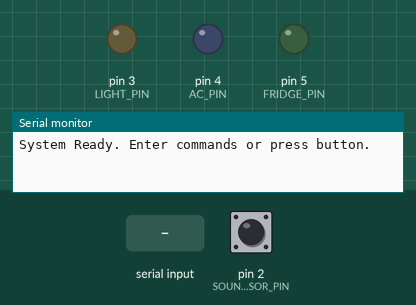
Recording of a sketch running on a simulated Arduino Uno, built with avr-gcc and run on an emulated ATmega328P. Parts: output pins drawn as LEDs (lit = HIGH), the last lines printed to the serial monitor. Inputs (shaded band) come from the test bench; at power-on: pin 2 (SOUND_SENSOR_PIN) HIGH.

Above: at 1.2 s.
1.3 s: pin 2 (SOUND_SENSOR_PIN) driven LOW
At 1.9 s:
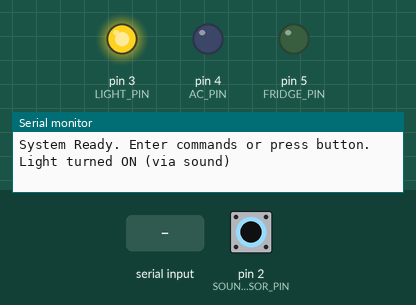
2.8 s: "ac on\n" received over Serial
At 3.3 s:
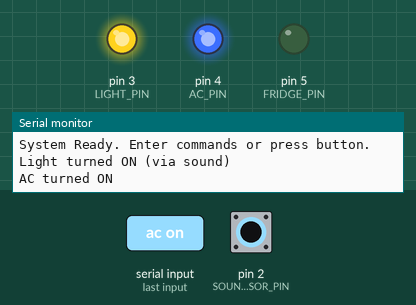
4.3 s: "light off\n" received over Serial
At 5.5 s:
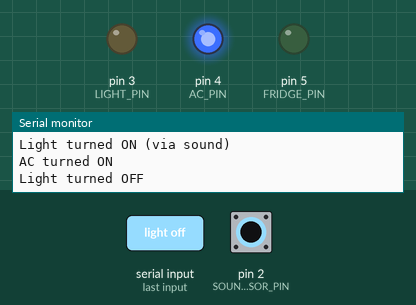
5.8 s: "fridge on\n" received over Serial
At 6.9 s:
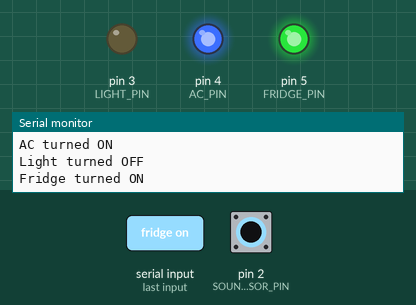
7.3 s: "light on\n" received over Serial
At 8.0 s:
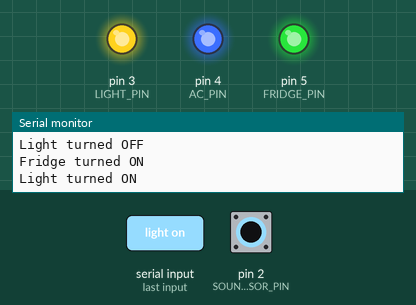
8.8 s: "ac off\n" received over Serial
At 9.1 s:
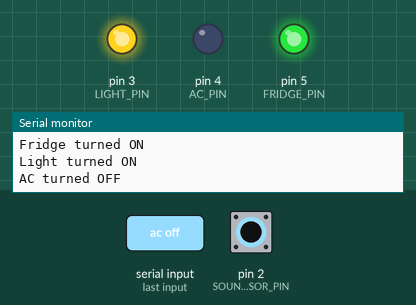
Timing chart, 0 to 11.3 s (numbered marks = the images above; inputs shaded):
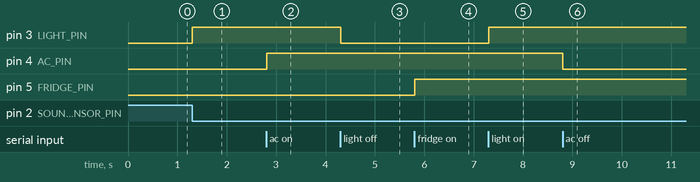

The sketch:

sketch.ino
```cpp
#define SOUND_SENSOR_PIN 2
#define LIGHT_PIN 3
#define AC_PIN 4
#define FRIDGE_PIN 5

bool lightState = false;
bool acState = false;
bool fridgeState = false;

void setup() {
  pinMode(SOUND_SENSOR_PIN, INPUT_PULLUP);
  pinMode(LIGHT_PIN, OUTPUT);
  pinMode(AC_PIN, OUTPUT);
  pinMode(FRIDGE_PIN, OUTPUT);

  Serial.begin(9600);
  Serial.println("System Ready. Enter commands or press button.");
}

void loop() {
  static bool lastButtonState = HIGH;
  bool buttonState = digitalRead(SOUND_SENSOR_PIN);

  if (lastButtonState == HIGH && buttonState == LOW) {
    lightState = !lightState;
    digitalWrite(LIGHT_PIN, lightState ? HIGH : LOW);
    Serial.println(lightState ? "Light turned ON (via sound)" : "Light turned OFF (via sound)");
    delay(300);
  }
  lastButtonState = buttonState;

  if (Serial.available()) {
    String command = Serial.readStringUntil('\n');
    command.trim();
    command.toLowerCase();
    processCommand(command);
  }
}

void processCommand(String command) {
  if (command == "light on") {
    digitalWrite(LIGHT_PIN, HIGH); lightState = true;
    Serial.println("Light turned ON");
  } else if (command == "light off") {
    digitalWrite(LIGHT_PIN, LOW); lightState = false;
    Serial.println("Light turned OFF");
  } else if (command == "ac on") {
    digitalWrite(AC_PIN, HIGH); acState = true;
    Serial.println("AC turned ON");
  } else if (command == "ac off") {
    digitalWrite(AC_PIN, LOW); acState = false;
    Serial.println("AC turned OFF");
  } else if (command == "fridge on") {
    digitalWrite(FRIDGE_PIN, HIGH); fridgeState = true;
    Serial.println("Fridge turned ON");
  } else if (command == "fridge off") {
    digitalWrite(FRIDGE_PIN, LOW); fridgeState = false;
    Serial.println("Fridge turned OFF");
  } else {
    Serial.println("Invalid command.");
  }
}
```

Measured:
- after the input at 1.3 s, pin 3 (LIGHT_PIN): LOW → HIGH at once
- after the input at 2.8 s, pin 4 (AC_PIN): LOW → HIGH at once
- after the input at 4.3 s, pin 3 (LIGHT_PIN): HIGH → LOW at once
- after the input at 5.8 s, pin 5 (FRIDGE_PIN): LOW → HIGH at once
- after the input at 7.3 s, pin 3 (LIGHT_PIN): LOW → HIGH at once
- after the input at 8.8 s, pin 4 (AC_PIN): HIGH → LOW at once
